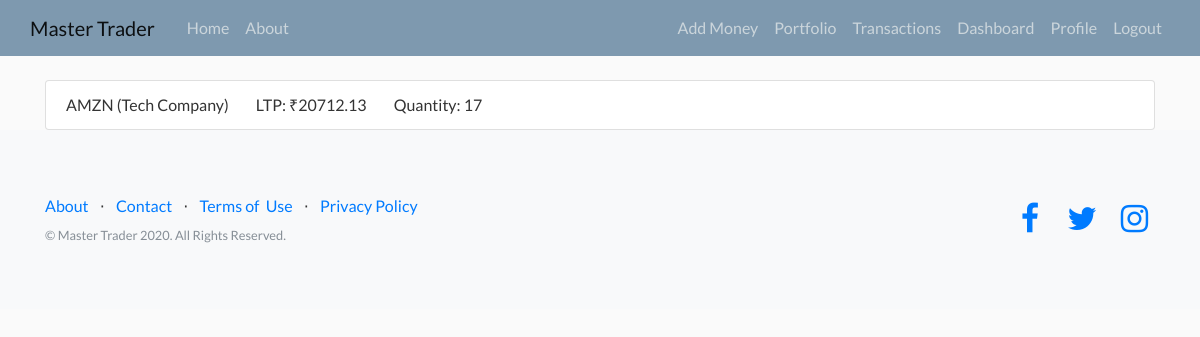
Before: /portfolio/ (signed in) with the older database file.
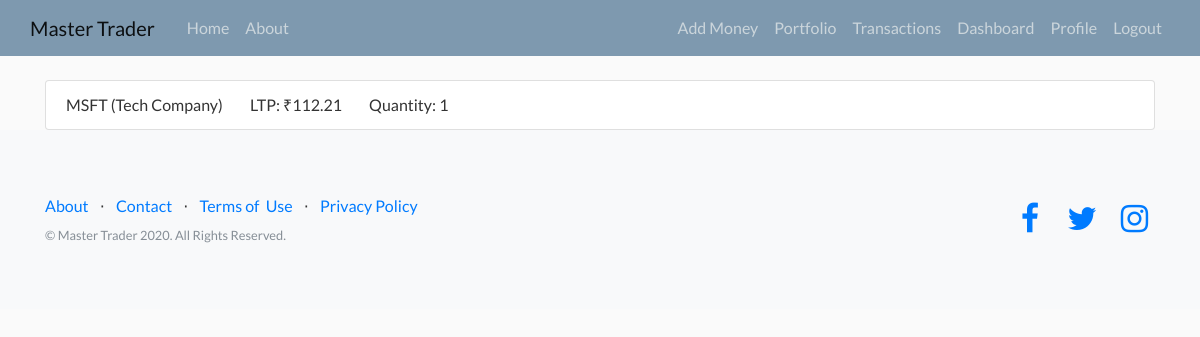
After: the same page with the newer database file.
### stocks/models.py (models this page shows, shortened)
class Stock(models.Model):
    name = models.CharField(max_length=10, default="SY")
    full_name = models.CharField(max_length=50, default="Tech Company")
    description = models.TextField(default="A promising tech company")
    ltp = models.FloatField(default=100.0000)
    variance_lower_bound = models.FloatField(default=0.99)
    variance_upper_bound = models.FloatField(default=1.01)

### stocks/views.py (the view)
# urls.py: path('portfolio/', views.portfolio, name='portfolio'),
@login_required
def portfolio(request):
    query = request.user.portfolio_set.all()
    data = [{'name': each.stock.name, 'full_name': each.stock.full_name, 'ltp': each.stock.ltp, 'quantity': each.quantity}
            for each in query]
    return render(request, 'stocks/portfolio.html', {'data': data})

### stocks/templates/stocks/portfolio.html
{% extends 'stocks/base.html' %}
{% block content %}
<div class="container">
    <ul class="list-group">
    {% for each in data %}
        <li class="list-group-item">{{ each.name }} ({{each.full_name}})  <span class="ml-4">LTP: ₹{{ each.ltp }}</span> <span class="ml-4">Quantity: {{ each.quantity }}</span></li>
    {% endfor %}
    </ul>
</div>
{% endblock content %}

Changed rows visible on the page:
removed Stock: name "AMZN", full_name "Tech Company", ltp "20712.13"
added Stock: name "MSFT", full_name "Tech Company", ltp "112.21"
Other visible differences:
new list line: "( ) LTP: ₹ Quantity: 1"
list line gone: "( ) LTP: ₹ Quantity: 17"
